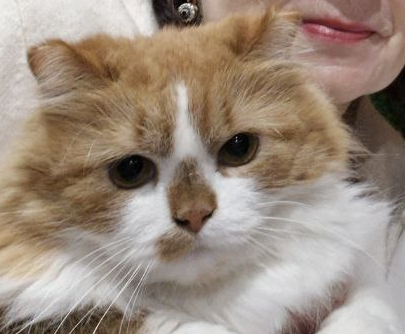
#> input picture esp32/tools/jessica_cutout.png, 405 x 334 px
$ python gen_splash.py
#> lines starting #> are read from the running program, lines starting #| are printed output that depends on the picture
#> `sheet = Image.new("RGB", (2 * W + 30, 3 * H + 40), (40, 40, 40))`: sheet: PIL image 990x1000 RGB; every value is 40
#!/usr/bin/env python3
"""JessSDR boot splash (480x320): Jessica, the cat the project is named after.

Drawing her from scratch never looked like her, so the splash is built from
her real face: tools/jessica_cutout.png (cut out of a 2026-11-10 photo with
cv2.grabCut, eyes filled back in, only the cat kept), stylized five ways:
  1 photo    the photo itself, warm light behind her
  2 cartoon  edge-preserving smoothing + few colours + ink lines
  3 oil      oil painting (cv2.xphoto.oilPainting)
  4 pencil   colour pencil sketch (cv2.pencilSketch)
  5 pixel    pixel art (1/5 resolution, 24 colours)
  6 logo     tools/jessica_logo.png (2026-11-15, the user's drawn logo of her:
             vector-style head with radio waves on cream), cut out onto the
             dark background, contour + waves recoloured light blue (the user
             did not like it on its cream) - chosen

Usage:
  python3 esp32/tools/gen_splash.py sheet  -> esp32/tools/splash_v1..5.png + splash_sheet.png
  python3 esp32/tools/gen_splash.py N      -> style N: esp32/main/splash_img.h + esp32/tools/splash.png
splash_img.h = palette (<= 256 colours, RGB565 big-endian) + (count, index) runs.
"""
import math, os, random, sys
import cairo
import cv2
import numpy as np
from PIL import Image, ImageDraw

W, H = 480, 320
HERE = os.path.dirname(os.path.abspath(__file__))
OUT_H = os.path.join(HERE, "..", "main", "splash_img.h")
CUTOUT = os.path.join(HERE, "jessica_cutout.png")
STYLES = {1: "photo", 2: "cartoon", 3: "oil", 4: "pencil", 5: "pixel", 6: "logo"}
LOGO = os.path.join(HERE, "jessica_logo.png")
CREAM, NAVY, ORANGE = (253, 247, 241), (4, 27, 63), (245, 147, 71)
BG0, BG1 = (0x0B, 0x14, 0x30), (0x1D, 0x2B, 0x5C)
CAT_W, CAT_X, CAT_Y = 292, 2, 44           # placement of the cutout on the screen


# ---------------------------------------------------------------------------
# [13 lines left out: functions surface_to_pil, pil_to_surface, not called in this run]


def background(glow=False):
    surf = cairo.ImageSurface(cairo.FORMAT_ARGB32, W, H)
    c = cairo.Context(surf)
    g = cairo.LinearGradient(0, 0, 0, H)
    g.add_color_stop_rgb(0, *(x / 255 for x in BG0))
    g.add_color_stop_rgb(1, *(x / 255 for x in BG1))
    c.set_source(g)
    c.paint()
    r = random.Random(7)
    for _ in range(40):
        x, y = r.uniform(0, W), r.uniform(0, H * 0.7)
        c.set_source_rgba(1, 1, 1, r.uniform(0.25, 0.7))
        c.arc(x, y, r.uniform(0.6, 1.3), 0, 2 * math.pi)
        c.fill()
    if glow:
        g = cairo.RadialGradient(150, 160, 20, 150, 160, 170)
        g.add_color_stop_rgba(0, 1.0, 0.75, 0.45, 0.35)
        g.add_color_stop_rgba(1, 1.0, 0.75, 0.45, 0.0)
        c.set_source(g)
        c.paint()
    r = random.Random(3)
    pts = []
    for x in range(0, W + 1, 3):
        y = 306 + r.gauss(0, 1.6)
        for f0, a in ((330, 18), (382, 9), (430, 13), (300, 7)):
            y -= a * math.exp(-((x - f0) / 4.0) ** 2)
        pts.append((x, y))
    c.set_line_width(1.6)
    c.set_source_rgba(0.35, 0.85, 1.0, 0.85)
    c.move_to(*pts[0])
    for p in pts[1:]:
        c.line_to(*p)
    c.stroke_preserve()
    c.line_to(W, H); c.line_to(0, H); c.close_path()
    c.set_source_rgba(0.35, 0.85, 1.0, 0.12)
    c.fill()
    return surface_to_pil(surf)


# [20 lines left out: function title, not called in this run]


# ---------------------------------------------------------------------------
def load_cutout():
    rgba = cv2.imread(CUTOUT, cv2.IMREAD_UNCHANGED)
#> rgba is the input picture: shape (334, 405, 4); mean B, G, R, A 126.2, 139.9, 155.5, 175.5
    bgr, a = rgba[..., :3].copy(), rgba[..., 3]
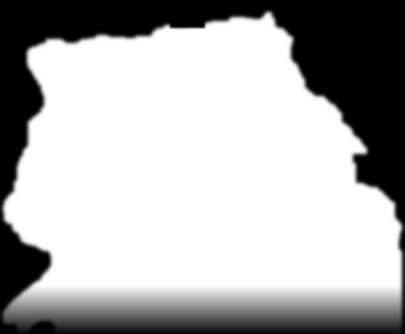
#> a: shape (334, 405); min 0, max 255, mean 175.5
    # transparent area -> background colour, so filters do not pull in junk
    bgr[a < 8] = np.array([87, 40, 27], np.uint8)
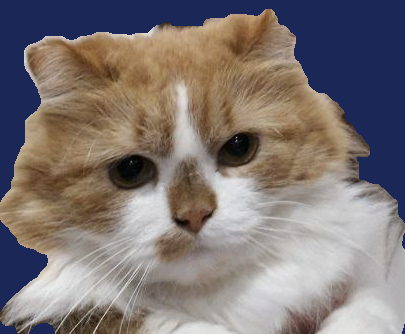
#> bgr: shape (334, 405, 3); mean B, G, R 116.9, 118.2, 126.9
    # the photo crop ends straight on the right: fade it out softly
    h, w = a.shape
#> h = 334; w = 405
    fade = np.clip((w - 1 - np.arange(w)) / 45.0, 0, 1)[None, :]
    a = (a * fade).astype(np.uint8)
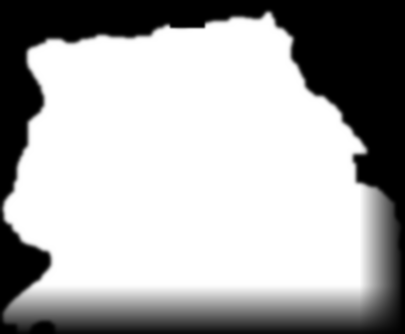
#> a: shape (334, 405); min 0, max 255, mean 171.5
    return bgr, a


# [11 lines left out: functions saturate, kmeans_colors, not called in this run]


def stylize(n, bgr):
#> called with n = 1
    if n == 1:
        out = bgr.astype(float) * np.array([0.96, 1.0, 1.06]) * 1.04 + 4    # a bit warmer
        return np.clip(out, 0, 255).astype(np.uint8)
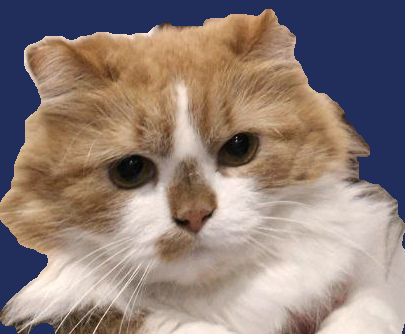
#> returned value: shape (334, 405, 3); mean of channels 0, 1, 2 119.9, 126.4, 143.3; drawn as B, G, R
    if n == 2:
        sm = bgr
        for _ in range(4):
            sm = cv2.bilateralFilter(sm, 9, 40, 7)
        sm = saturate(cv2.convertScaleAbs(sm, alpha=1.08, beta=6), 1.45)
        post = kmeans_colors(sm, 10)
        edges = cv2.Canny(cv2.GaussianBlur(cv2.cvtColor(sm, cv2.COLOR_BGR2GRAY), (0, 0), 2.0), 40, 90)
        edges = cv2.GaussianBlur(edges, (0, 0), 0.7)
        post = post.astype(float) * (1 - 0.55 * (edges[..., None] / 255.0))
        return post.clip(0, 255).astype(np.uint8)
    if n == 3:
        return saturate(cv2.xphoto.oilPainting(cv2.convertScaleAbs(bgr, alpha=1.06, beta=6), 6, 1), 1.35)
    if n == 4:
        _, col = cv2.pencilSketch(bgr, sigma_s=40, sigma_r=0.06, shade_factor=0.04)
        return saturate(cv2.addWeighted(col, 0.5, cv2.stylization(bgr, sigma_s=30, sigma_r=0.3), 0.5, 12), 1.5)
    if n == 5:
        h, w = bgr.shape[:2]
        small = kmeans_colors(saturate(cv2.resize(bgr, (w // 5, h // 5), interpolation=cv2.INTER_AREA), 1.3), 24)
        return cv2.resize(small, (w, h), interpolation=cv2.INTER_NEAREST)
    raise ValueError(n)


# [34 lines left out: functions logo_rgba, render_logo, not called in this run]


def render(n):
    if n == 6:
        return render_logo()
    bgr, a = load_cutout()
    st = stylize(n, bgr)
    if n == 5:                                    # blocky alpha too
        h, w = a.shape
        a = cv2.resize(cv2.resize(a, (w // 5, h // 5), interpolation=cv2.INTER_AREA), (w, h),
                       interpolation=cv2.INTER_NEAREST)
        a = np.where(a > 110, 255, 0).astype(np.uint8)
    h, w = a.shape
#> h = 334; w = 405
    size = (CAT_W, round(h * CAT_W / w))
#> size = (292, 241)
    cat = Image.fromarray(np.dstack([st[..., ::-1], a]), "RGBA").resize(
        size, Image.NEAREST if n == 5 else Image.LANCZOS)
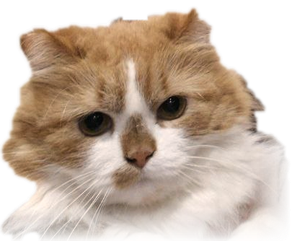
#> cat: PIL image 292x241 RGBA; mean R, G, B, A 136.1, 116.5, 100.5, 171.5; transparent parts drawn white
    img = background(glow=(n == 1)).convert("RGBA")
    img.alpha_composite(cat, (CAT_X, CAT_Y))
    return title(img.convert("RGB"), mono=(n == 5))


# ---------------------------------------------------------------------------
def rgb565_be(r, g, b):
    v = ((r & 0xF8) << 8) | ((g & 0xFC) << 3) | (b >> 3)
    return ((v >> 8) | (v << 8)) & 0xFFFF


# [28 lines left out: function export, not called in this run]


if __name__ == "__main__":
    arg = sys.argv[1] if len(sys.argv) > 1 else "sheet"
    if arg == "sheet":
        sheet = Image.new("RGB", (2 * W + 30, 3 * H + 40), (40, 40, 40))
        d = ImageDraw.Draw(sheet)
        for k, n in enumerate(STYLES):
#> (the run stopped early here; a loop or call above may not have finished)
